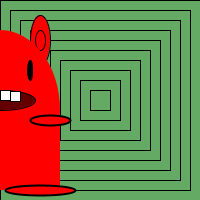
Frame 1 (no input)
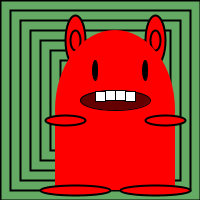
Frame 60 (the mouse pressed at the canvas centre just before this capture)
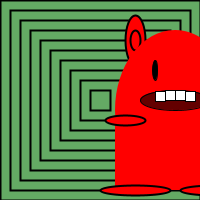
Frame 120 (the mouse held since frame 60 and released just before this capture)

The Processing sketch that drew these frames (run headless with seeded random() and noise(); from frame 60 on, the mouse is pressed at the canvas centre):

// Processing sketch: processing_126864
// ── processing_126864.pde

int monstertjeX;
int monstertjeY;
int richting;
int teller;
boolean test;

int breedte;
int hoogte;
float kleur;

void setup() {
  size(200, 200);
  //monstertjeX = 100;//aan doen voor alleen omhoog
  monstertjeY = 100;
  richting=5;
  teller=0;
  breedte = 200;
  hoogte = 200;
}


void draw () {


  
  background(255);


  while (breedte > 0) {
    rectMode(CENTER);
    stroke (0);
    fill (100,170,100);
    rect (width/2, height/2, breedte, hoogte);
    breedte=breedte-20;
    hoogte=hoogte-20;
    kleur= kleur-10;
    
  }
  
breedte=200;
hoogte=200;
kleur=255;


  if (test == true) {
    fill(0);
  } 
  else {
    fill(255, 0, 0);
  }



  stroke(1);

  ellipseMode(CENTER);
  ellipse (monstertjeX-40, monstertjeY-60, 20, 50); //oor links


  ellipse (monstertjeX+40, monstertjeY-60, 20, 50); //oor rechts


  ellipse (monstertjeX-40, monstertjeY-60, 10, 20); //binnen oor links


  ellipse (monstertjeX+40, monstertjeY-60, 10, 20); //binnen oor rechts



  rectMode(CORNER);
  strokeWeight(2);
  noStroke();
  ellipse (monstertjeX, monstertjeY+10, 120, 160); //lichaam
  rect (monstertjeX-60, monstertjeY+20, 120, 70);  //lichaam



  stroke(1);
  strokeWeight(2);




  strokeWeight(1);

  if (test == true) {
    fill(0);
  } 
  else {
    fill(100, 0, 0);
  }
  ellipse(monstertjeX, monstertjeY, 70, 20);   //mond


  ;
  if (test == true) {
    fill(0);
  } 
  else {
    fill(255);
  }
  rect(monstertjeX-10, monstertjeY-10, 10, 10); //tand
  rect(monstertjeX, monstertjeY-10, 10, 10);//tand
  rect(monstertjeX+10, monstertjeY-9, 10, 10);//tand
  rect(monstertjeX-20, monstertjeY-9, 10, 10);//tand


  fill(0);
  ellipse(monstertjeX+30, monstertjeY-30, 5, 20); //oog rechts

  ellipse(monstertjeX-20, monstertjeY-30, 5, 20); //oog links

  strokeWeight(2);
  if (test == true) {
    fill(0);
  } 
  else {
    fill(255, 0, 0);
  }
  ellipse(monstertjeX-40, monstertjeY+90, 70, 10);//linkervoet
  ellipse(monstertjeX+40, monstertjeY+90, 70, 10);//rechtervoet

  ellipse (monstertjeX-50, monstertjeY+20, 40, 10); //arm links
  ellipse (monstertjeX+50, monstertjeY+20, 40, 10); //arm rechts


  monstertjeX=monstertjeX+richting;

  //als monstertje de rand raakt dan omkeren
  if (monstertjeX > width ||monstertjeX<0) { 
    richting=-richting;



    if (teller==10) {
      teller=0;
      test=!test;
    }


    teller = teller+1;
    println(teller);
  }
  

}
